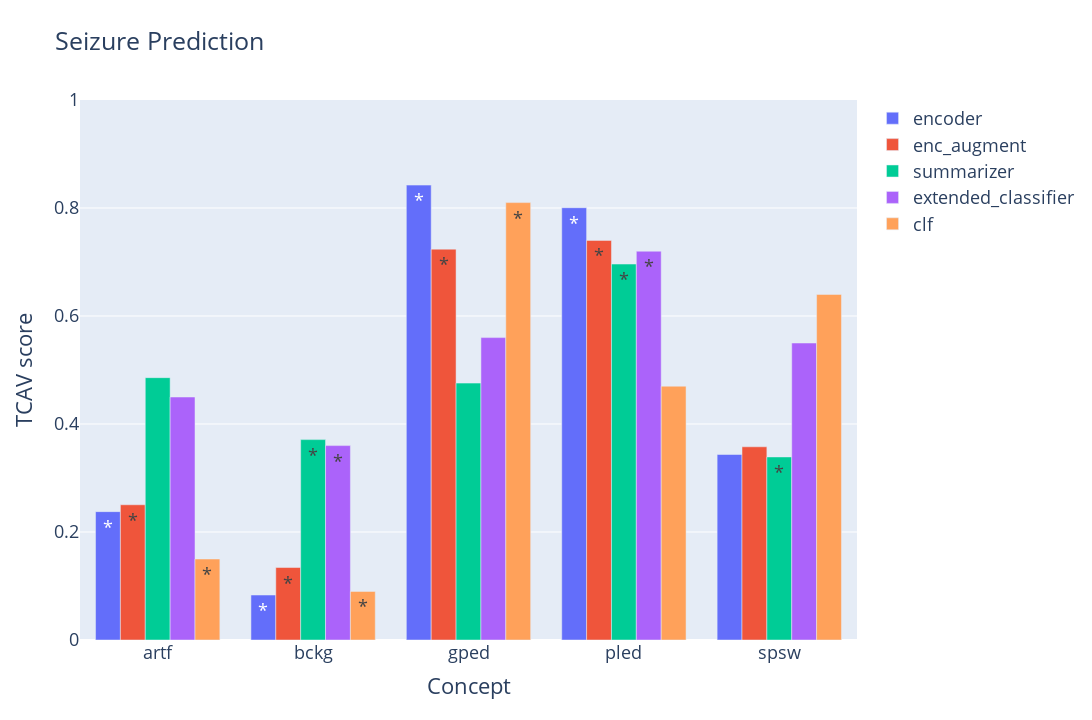

Source (notebook cell):
### Code cell
concept_names = ["artf", "bckg", "gped", "pled", "spsw"]
title = "Seizure Prediction"
# plt_name = "TUEV_seizure_tuev_vs_random_tuh"

scores_mean_df, scores_std_df = plot_tcav_scores(all_experimental_sets, all_tcav_scores, concept_names=concept_names, title=title, score_type="sign_count", alpha=0.05, only_significant=False, with_error=False, plt_name=plt_name, file_type="png")
# scores_mean_df
# scores_std_df
plot_tcav_scores_plotly(all_experimental_sets, all_tcav_scores, concept_names=concept_names, title=title, score_type="sign_count", alpha=0.05, only_significant=False, with_error=False, plt_name=plt_name, file_type="png")

### Figure 1 — Plotly figure (JSON) as saved in the notebook; plotly's stock layout.template omitted (floating-point values rounded to 4 significant figures)
{"data": [{"name": "encoder", "text": ["*", "*", "*", "*", ""], "type": "bar", "x": ["TUEV/artf", "TUEV/bckg", "TUEV/gped", "TUEV/pled", "TUEV/spsw"], "y": [0.2377, 0.0833, 0.8424, 0.8005, 0.3435]}, {"name": "enc_augment", "text": ["*", "*", "*", "*", ""], "type": "bar", "x": ["TUEV/artf", "TUEV/bckg", "TUEV/gped", "TUEV/pled", "TUEV/spsw"], "y": [0.2504, 0.1342, 0.7238, 0.74, 0.3578]}, {"name": "summarizer", "text": ["", "*", "", "*", "*"], "type": "bar", "x": ["TUEV/artf", "TUEV/bckg", "TUEV/gped", "TUEV/pled", "TUEV/spsw"], "y": [0.4858, 0.3711, 0.4757, 0.6962, 0.339]}, {"name": "extended_classifier", "text": ["", "*", "", "*", ""], "type": "bar", "x": ["TUEV/artf", "TUEV/bckg", "TUEV/gped", "TUEV/pled", "TUEV/spsw"], "y": [0.45, 0.36, 0.56, 0.72, 0.55]}, {"name": "clf", "text": ["*", "*", "*", "", ""], "type": "bar", "x": ["TUEV/artf", "TUEV/bckg", "TUEV/gped", "TUEV/pled", "TUEV/spsw"], "y": [0.15, 0.09, 0.81, 0.47, 0.64]}], "layout": {"font": {"size": 18}, "height": 720, "title": {"text": "Seizure Prediction"}, "width": 1200, "xaxis": {"ticktext": ["artf", "bckg", "gped", "pled", "spsw"], "tickvals": [0, 1, 2, 3, 4], "title": {"text": "Concept"}}, "yaxis": {"range": [0, 1], "title": {"text": "TCAV score"}}}}
